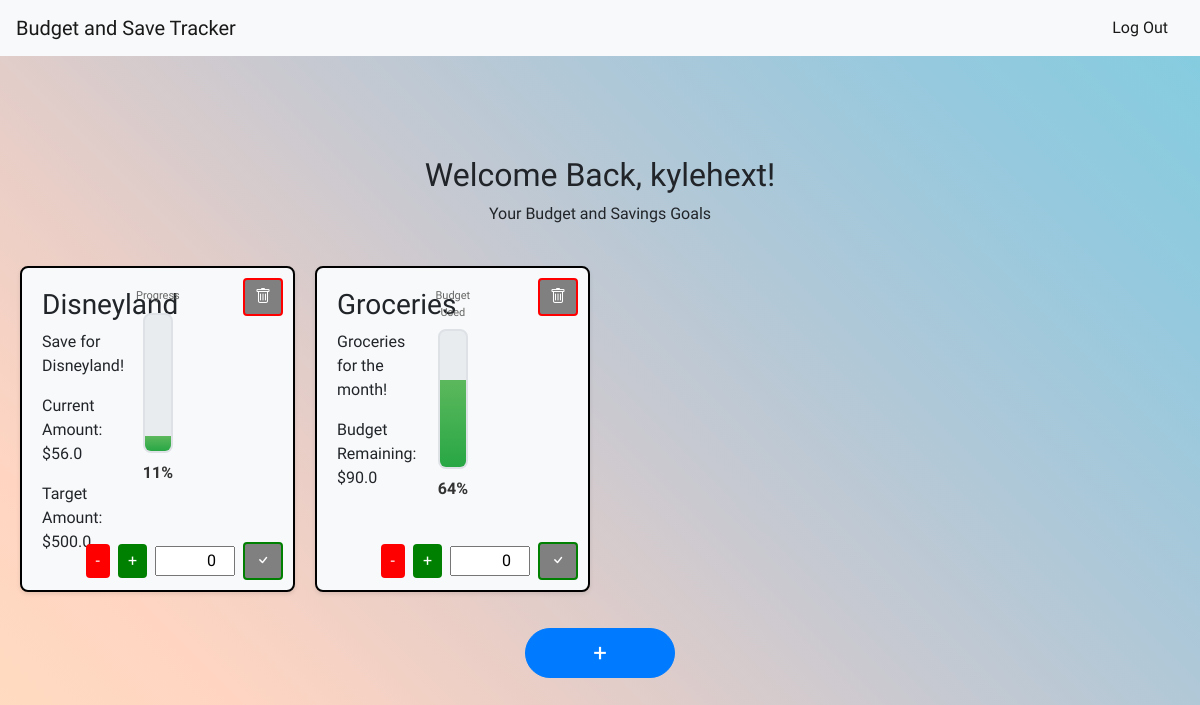
The page /dashboard (signed in) on the database as committed earlier.
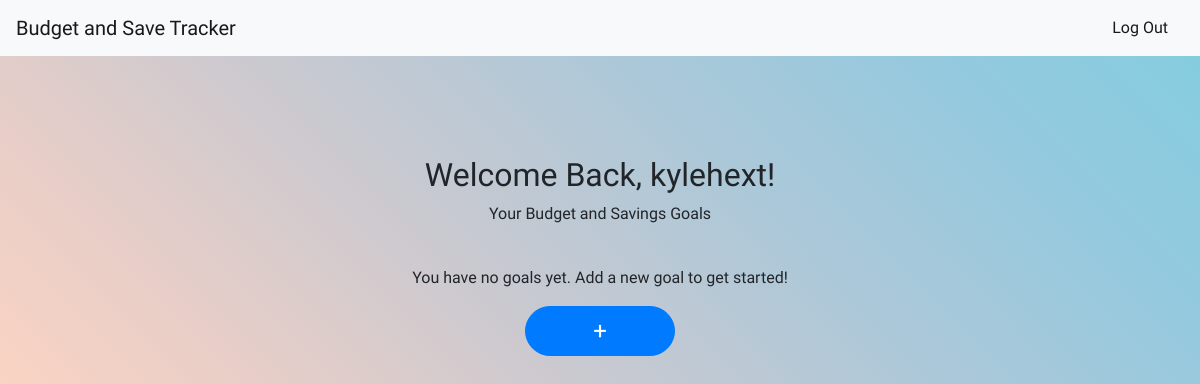
The same page on the database as committed later.
### tables this page shows
CREATE TABLE users (
    id INTEGER PRIMARY KEY AUTOINCREMENT,
    username TEXT NOT NULL UNIQUE,
    password TEXT NOT NULL
);

CREATE TABLE goals (
id INTEGER PRIMARY KEY AUTOINCREMENT,
user_id INTEGER NOT NULL,
goal_type TEXT NOT NULL,
title TEXT NOT NULL,
description TEXT,
target_amount REAL NOT NULL,
current_amount REAL DEFAULT 0,
FOREIGN KEY (user_id) REFERENCES users(id)
);

### app.py (the view, shortened to what this page needs)
@app.route('/dashboard', methods=['GET', 'POST'])
def dashboard():
    user = db.execute("SELECT username FROM users WHERE id = ?", session["user_id"])
    goals = db.execute("SELECT * FROM goals WHERE user_id = ?", session["user_id"])
    return render_template('dashboard.html', username=user[0]["username"], goals=goals)

### templates/dashboard.html (shortened to what this page needs)
{% extends "layout.html" %} {% block title %} Dashboard {% endblock %} {% block
main %}
<div class="dashboard-main-text">
  <h2 class="main-title">Welcome Back, {{ username }}!</h2>
  <p>Your Budget and Savings Goals</p>
</div>
{% if not goals %}
<p class="no-goals-text">
  You have no goals yet. Add a new goal to get started!
</p>
<button class="btn btn-primary mt-3 add-goals-button" id="myBtn" type="submit">
  +
</button>
{% else %}
<div class="goals-container">
  {% for goal in goals %} {% set percentage = (goal.current_amount /
  goal.target_amount * 100) if goal.target_amount > 0 else 0 %} {% set
  display_percentage = 100 if percentage > 100 else percentage %}
  <div class="goal-card" data-goal-id="{{ goal.id }}">
    <button type="button" class="delete-goal">
      <i class="bi bi-trash"></i>
    </button>
    <div class="goal-details">
      <div class="goal-info">
        <h3 class="goal-title">{{ goal.title }}</h3>
        <p class="goal-description">{{ goal.description }}</p>
        {% if goal.goal_type == 'savings' %}
        <p class="current-amount">Current Amount: ${{ goal.current_amount }}</p>
        {% endif %} {% if goal.goal_type == 'budget' %}
        <p class="goal-amount">Budget Remaining: ${{ (goal.target_amount - goal.current_amount)|round(2) }}</p>
        {% else %}
        <p class="goal-amount">Target Amount: ${{ goal.target_amount }}</p>
        {% endif %}
      </div>
      <div class="progress-section">
        {% if goal.goal_type == 'savings' %}
        <p class="progress-label">Progress</p>
        {% else %}
        <p class="progress-label">Budget Used</p>
        {% endif %}
        <div class="progress-bar-container">
          <div
            class="progress-bar-fill"
            data-current="{{ goal.current_amount }}"
            data-target="{{ goal.target_amount }}"
            style="height: {{ display_percentage }}%"
          ></div>
        </div>
        <p class="progress-percentage">{{ "%.0f"|format(percentage) }}%</p>
      </div>
    </div>
    <div class="value-change">
      <button type="button" class="decrement">-</button>
      <button type="button" class="increment">+</button>
      <input
        type="number"
        id="current-value"
        value="0"
        min="0"
        step="0.01"
        autocomplete="off"
      />
      <button type="button" class="confirm-value">
        <i class="bi bi-check"></i>
      </button>
    </div>
  </div>
  {% endfor %}
</div>
<button class="btn btn-primary mt-3 add-goals-button" id="myBtn" type="submit">
  +
</button>
{% endif %}
{% endblock %}

### templates/layout.html (shortened to what this page needs)
<!DOCTYPE html>
<html lang="en">
  <head>
    <link
      rel="stylesheet"
      href="https://cdn.jsdelivr.net/npm/bootstrap@4.1.3/dist/css/bootstrap.min.css"
    />
    <link
      rel="stylesheet"
      href="{{ url_for('static', filename='styles.css') }}"
    />
    <link
      rel="stylesheet"
      href="https://cdn.jsdelivr.net/npm/bootstrap-icons@1.11.3/font/bootstrap-icons.css"
    />
  </head>
  <body>
    <nav class="navbar navbar-light bg-light">
      <a class="navbar-brand" href="/">Budget and Save Tracker</a>
      <span class="navbar-text">
        {% if session.get('user_id') %}
        <a href="/logout" class="nav-link d-inline">Log Out</a>
        {% else %}
        <a href="/register" class="nav-link d-inline">Register</a>
        <span> | </span>
        <a href="/login" class="nav-link d-inline">Log In</a>
        {% endif %}
      </span>
    </nav>
    <main>{% block main %}{% endblock %}</main>
  </body>
</html>

### static/styles.css (style rules this page uses)
html { height: 100%; }
body { height: 100%; margin: 0; font-family: "Delius", cursive; background: linear-gradient(225deg, rgba(130, 205, 224, 1.000) 0.000%, rgba(149, 201, 222, 1.000) 16.667%, rgba(174, 200, 216, 1.000) 33.333%, rgba(202, 201, 208, 1.000) 50.000%, rgba(232, 206, 199, 1.000) 66.667%, rgba(255, 213, 194, 1.000) 83.333%, rgba(255, 221, 192, 1.000) 100.000%) }
.dashboard-main-text { text-align: center; margin-top: 100px; }
.no-goals-text { text-align: center; margin-top: 40px; }
.add-goals-button { display: block; margin-left: auto; margin-right: auto; margin-top: 20px; margin-bottom: 20px; width: 150px; height: 50px; border-radius: 25px; font-size: 24px; }

Rows that differ between the two databases and show on the page:
removed goals: title "Disneyland", description "Save for Disneyland!", current_amount "56.0", target_amount "500.0", goal_type "Progress", percentage "11"
removed goals: title "Groceries", description "Groceries for the month!", (goal.target_amount-goal.current_amount)|round(2) "90.0", goal_type "Budget Used", percentage "64"
Other text that changed with them:
text now shown: "You have no goals yet. Add a new goal to get started!"
